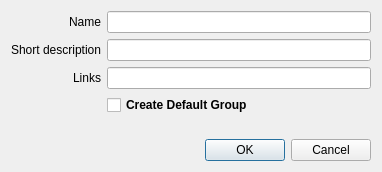
<ui version="4.0" >
 <class>CreateMidasCollectionDialog</class>
 <widget class="QDialog" name="CreateMidasCollectionDialog" >
  <property name="geometry" >
   <rect>
    <x>0</x>
    <y>0</y>
    <width>382</width>
    <height>172</height>
   </rect>
  </property>
  <property name="minimumSize" >
   <size>
    <width>382</width>
    <height>141</height>
   </size>
  </property>
  <property name="windowTitle" >
   <string>Create collection</string>
  </property>
  <property name="windowIcon" >
   <iconset resource="MIDASDesktopIcons.qrc" >
    <normaloff>:/icons/add2.png</normaloff>:/icons/add2.png</iconset>
  </property>
  <property name="modal" >
   <bool>true</bool>
  </property>
  <layout class="QVBoxLayout" name="verticalLayout" >
   <item>
    <layout class="QGridLayout" name="gridLayout" >
     <item row="0" column="1" >
      <widget class="QLineEdit" name="nameEdit" />
     </item>
     <item row="0" column="0" >
      <widget class="QLabel" name="nameLabel" >
       <property name="text" >
        <string>Name</string>
       </property>
       <property name="alignment" >
        <set>Qt::AlignRight|Qt::AlignTrailing|Qt::AlignVCenter</set>
       </property>
       <property name="margin" >
        <number>3</number>
       </property>
       <property name="buddy" >
        <cstring>nameEdit</cstring>
       </property>
      </widget>
     </item>
     <item row="1" column="1" >
      <widget class="QLineEdit" name="short_descriptionEdit" />
     </item>
     <item row="1" column="0" >
      <widget class="QLabel" name="descriptionLabel" >
       <property name="text" >
        <string>Short description</string>
       </property>
       <property name="alignment" >
        <set>Qt::AlignRight|Qt::AlignTrailing|Qt::AlignVCenter</set>
       </property>
       <property name="margin" >
        <number>3</number>
       </property>
       <property name="buddy" >
        <cstring>nameEdit</cstring>
       </property>
      </widget>
     </item>
     <item row="2" column="1" >
      <widget class="QLineEdit" name="linksEdit" />
     </item>
     <item row="2" column="0" >
      <widget class="QLabel" name="linksLabel" >
       <property name="text" >
        <string>Links</string>
       </property>
       <property name="alignment" >
        <set>Qt::AlignRight|Qt::AlignTrailing|Qt::AlignVCenter</set>
       </property>
       <property name="margin" >
        <number>3</number>
       </property>
       <property name="buddy" >
        <cstring>nameEdit</cstring>
       </property>
      </widget>
     </item>
     <item row="4" column="1" >
      <widget class="QCheckBox" name="createDefaultGroupCheckBox" >
       <property name="font" >
        <font>
         <weight>75</weight>
         <bold>true</bold>
        </font>
       </property>
       <property name="text" >
        <string>Create Default Group</string>
       </property>
      </widget>
     </item>
    </layout>
   </item>
   <item>
    <spacer name="verticalSpacer" >
     <property name="orientation" >
      <enum>Qt::Vertical</enum>
     </property>
     <property name="sizeHint" stdset="0" >
      <size>
       <width>20</width>
       <height>2</height>
      </size>
     </property>
    </spacer>
   </item>
   <item>
    <widget class="QDialogButtonBox" name="buttonBox" >
     <property name="orientation" >
      <enum>Qt::Horizontal</enum>
     </property>
     <property name="standardButtons" >
      <set>QDialogButtonBox::Cancel|QDialogButtonBox::Ok</set>
     </property>
    </widget>
   </item>
  </layout>
 </widget>
 <resources>
  <include location="MIDASDesktopIcons.qrc" />
 </resources>
 <connections>
  <connection>
   <sender>buttonBox</sender>
   <signal>accepted()</signal>
   <receiver>CreateMidasCollectionDialog</receiver>
   <slot>accept()</slot>
   <hints>
    <hint type="sourcelabel" >
     <x>329</x>
     <y>162</y>
    </hint>
    <hint type="destinationlabel" >
     <x>96</x>
     <y>254</y>
    </hint>
   </hints>
  </connection>
  <connection>
   <sender>buttonBox</sender>
   <signal>rejected()</signal>
   <receiver>CreateMidasCollectionDialog</receiver>
   <slot>reject()</slot>
   <hints>
    <hint type="sourcelabel" >
     <x>329</x>
     <y>162</y>
    </hint>
    <hint type="destinationlabel" >
     <x>179</x>
     <y>282</y>
    </hint>
   </hints>
  </connection>
 </connections>
</ui>
